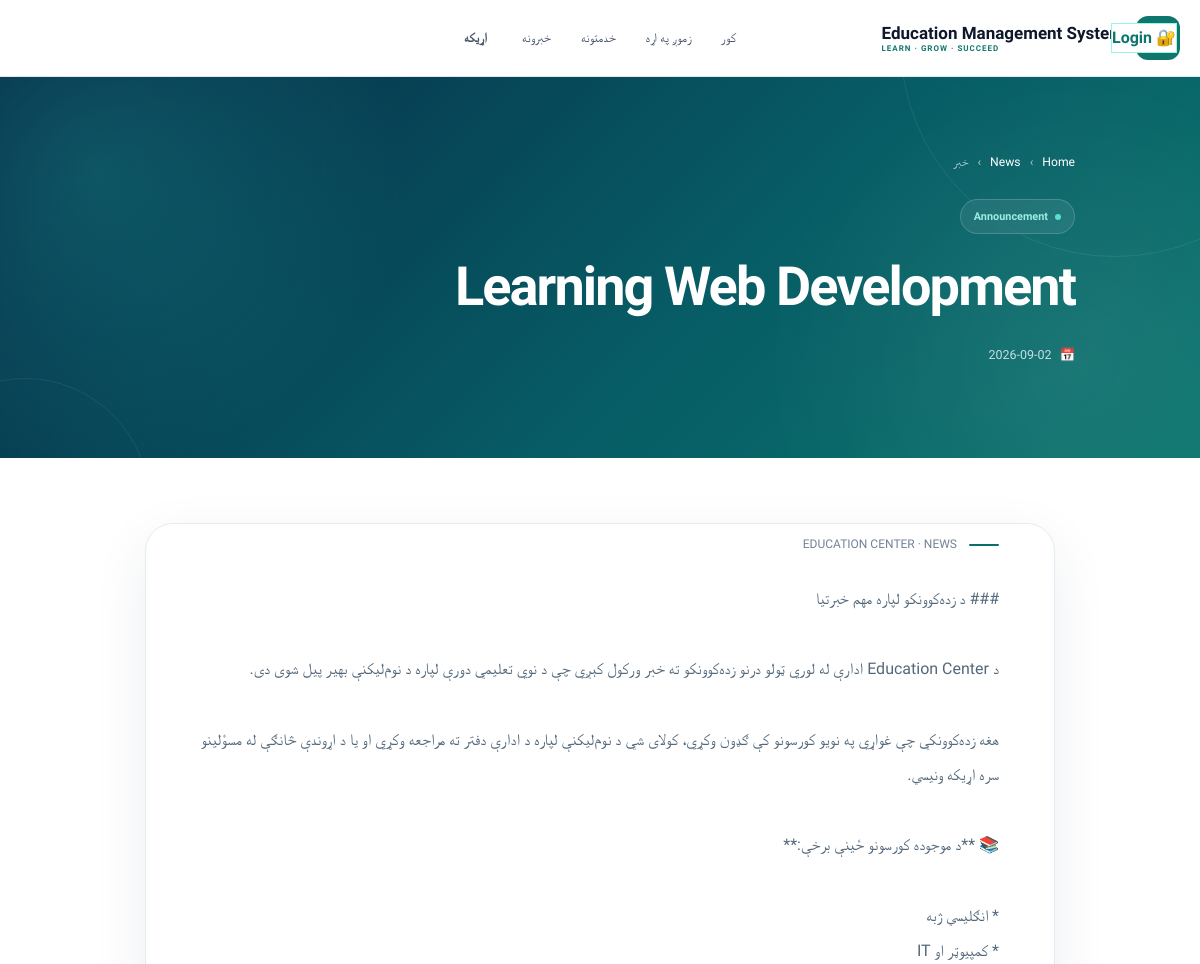
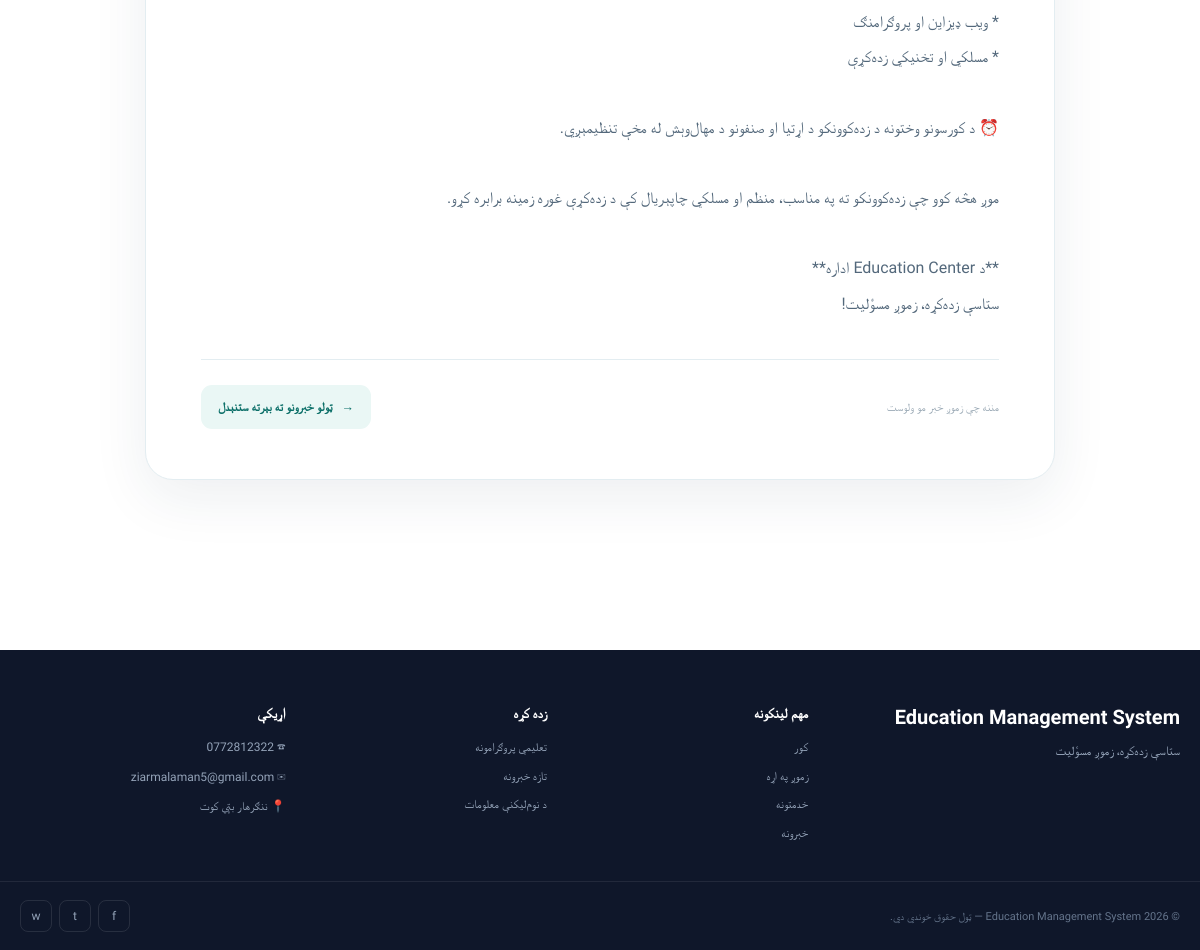
The page /news/1/ on the database its author committed (2 pictures, top to bottom).
### core/models.py (models this page shows, shortened)
class SiteSetting(models.Model):
    center_name = models.CharField(max_length=150, default='Education Center')
    slogan = models.CharField(max_length=255, blank=True)
    welcome_title = models.CharField(max_length=255, default='ستاسو د بريا زده‌کړيز مرکز')
    welcome_text = models.TextField(blank=True)
    phone = models.CharField(max_length=30, blank=True)
    email = models.EmailField(blank=True)
    address = models.CharField(max_length=255, blank=True)
    facebook_url = models.URLField(blank=True)
    class Meta:
        verbose_name_plural = 'Site settings'

class News(models.Model):
    title = models.CharField(max_length=200)
    body = models.TextField()
    image_url = models.URLField(blank=True)
    category = models.CharField(max_length=80, default='Announcement')
    is_featured = models.BooleanField(default=False)
    is_published = models.BooleanField(default=False)
    published_at = models.DateTimeField(null=True, blank=True)
    created_at = models.DateTimeField(auto_now_add=True)
    class Meta:
        ordering = ['-published_at', '-created_at']
        verbose_name_plural = 'News'

### core/views.py (the view)
# urls.py: path('news/<int:pk>/', views.news_detail, name='news_detail'), path('contact/', views.contact, name='contact'),
def news_detail(request, pk): return render(request, language_template(request, 'core/news_detail.html'), {'site': setting(), 'item': News.objects.get(pk=pk, is_published=True)})

### core/context_processors.py (called while the page is built)
def language(request):
    selected = request.session.get('language', 'ps')
    return {'interface_language': selected, 'is_english': selected == 'en'}

### core/views.py (called while the page is built)
def setting():
    return SiteSetting.objects.first()

def language_template(request, pashto_name):
    if request.session.get('language') == 'en':
        stem, extension = pashto_name.rsplit('.', 1)
        return f'{stem}_en.{extension}'
    return pashto_name

### templates/core/news_detail.html (shortened to what this page needs)
{% extends 'base.html' %}
{% block content %}
<section class="article-hero">
    <div class="article-hero-inner">
        <div class="article-breadcrumb">
            <a href="{% url 'welcome' %}">
                Home
            </a>
            <span>›</span>
            <a href="{% url 'news_list' %}">
                News
            </a>
            <span>›</span>
            <span>
                خبر
            </span>
        </div>
        {% if item.category %}
        <span class="article-category">
            {{ item.category }}
        </span>
        {% endif %}
        <h1>
            {{ item.title }}
        </h1>
        <div class="article-date">
            📅
            <span>
                {{ item.published_at|date:'Y-m-d' }}
            </span>
        </div>
    </div>
</section>
<main class="article-main">
    <article class="article-card">
        <div class="article-content
            {% if not item.image_url %}
                article-no-image
            {% endif %}
        ">
            <div class="article-meta">
                <span class="article-meta-line"></span>
                <span>
                    EDUCATION CENTER · NEWS
                </span>
            </div>
            <div class="article-body">
                {{ item.body|linebreaksbr }}
            </div>
            <div class="article-footer">
                <span class="article-footer-label">
                    مننه چې زموږ خبر مو ولوست
                </span>
                <a
                    href="{% url 'news_list' %}"
                    class="back-news"
                >
                    <span>→</span>
                    ټولو خبرونو ته بېرته ستنېدل
                </a>
            </div>
        </div>
    </article>
</main>
{% endblock %}

### templates/base.html (shortened to what this page needs)
{% load static %}
<!doctype html>
<html lang="{% if is_english %}en{% else %}ps{% endif %}" dir="{% if is_english %}ltr{% else %}rtl{% endif %}">
<head>
    <link
        href="https://cdn.jsdelivr.net/npm/bootstrap@5.3.3/dist/css/bootstrap.rtl.min.css"
        rel="stylesheet">
    <link rel="stylesheet" href="{% static 'css/public-pages.css' %}?v=1">
</head>
<body>
    <header class="main-header">
        <div class="header-container">
            <a href="{% url 'welcome' %}"
               class="site-logo">
                <span class="logo-mark">
                </span>
                <span class="logo-text">
                    <strong>
                        {{ site.center_name|default:'Education Center' }}
                    </strong>
                    <small>
                        LEARN · GROW · SUCCEED
                    </small>
                </span>
            </a>
            <nav class="main-nav"
                 id="mainNavigation">
                <a href="{% url 'welcome' %}"
                   class="{% if request.resolver_match.url_name == 'welcome' %}active{% endif %}">
                    {% if is_english %}Home{% else %}کور{% endif %}
                </a>
                <a href="{% url 'about' %}"
                   class="{% if request.resolver_match.url_name == 'about' %}active{% endif %}">
                    {% if is_english %}About{% else %}زموږ په اړه{% endif %}
                </a>
                <a href="{% url 'services' %}"
                   class="{% if request.resolver_match.url_name == 'services' %}active{% endif %}">
                    {% if is_english %}Services{% else %}خدمتونه{% endif %}
                </a>
                <a href="{% url 'news_list' %}"
                   class="{% if request.resolver_match.url_name == 'news_list' %}active{% endif %}">
                    {% if is_english %}News{% else %}خبرونه{% endif %}
                </a>
                <a href="{% url 'contact' %}"
                   class="header-contact">
                    {% if is_english %}Contact{% else %}اړیکه{% endif %}
                </a>
            </nav>
            <div class="header-account-actions">
                {% if user.is_authenticated %}
                    <a href="{% url 'dashboard' %}"
                       class="header-login">
                        👤 {% if is_english %}Dashboard{% else %}ډشبورډ{% endif %}
                    </a>
                    <a href="{% url 'logout' %}"
                       class="header-logout">
                        {% if is_english %}Logout{% else %}خروج{% endif %}
                    </a>
                {% else %}
                    <a href="{% url 'login' %}"
                       class="header-login">
                        🔐 Login
                    </a>
                {% endif %}
            </div>
        </div>
    </header>
    <main>
        {% block content %}
        {% endblock %}
    </main>
    <footer class="main-footer">
        <div class="footer-container">
            <div class="footer-brand">
                <h3>
                    {{ site.center_name|default:'Education Center' }}
                </h3>
                <p>
                    {{ site.slogan|default:'د کیفیت لرونکې زده کړې، مهارتونو او روښانه راتلونکي لپاره ستاسو ملګری.' }}
                </p>
            </div>
            <div class="footer-column">
                <h4>
                    مهم لینکونه
                </h4>
                <a href="{% url 'welcome' %}">
                    کور
                </a>
                <a href="{% url 'about' %}">
                    زموږ په اړه
                </a>
                <a href="{% url 'services' %}">
                    خدمتونه
                </a>
                <a href="{% url 'news_list' %}">
                    خبرونه
                </a>
            </div>
            <div class="footer-column">
                <h4>
                    زده کړه
                </h4>
                <a href="{% url 'services' %}">
                    تعلیمي پروګرامونه
                </a>
                <a href="{% url 'news_list' %}">
                    تازه خبرونه
                </a>
                <a href="{% url 'contact' %}">
                    د نوم‌لیکنې معلومات
                </a>
            </div>
            <div class="footer-column">
                <h4>
                    اړیکې
                </h4>
                {% if site.phone %}
                    <div class="footer-contact-item">
                        ☎
                        {{ site.phone }}
                    </div>
                {% endif %}
                {% if site.email %}
                    <div class="footer-contact-item">
                        ✉
                        {{ site.email }}
                    </div>
                {% endif %}
                {% if site.address %}
                    <div class="footer-contact-item">
                        📍
                        {{ site.address }}
                    </div>
                {% endif %}
            </div>
        </div>
        <div class="footer-bottom">
            <div>
                © {% now "Y" %}
                — ټول حقوق خوندي دي.
            </div>
            <div class="footer-social">
                <a href="#"
                   aria-label="Facebook">
                    f
                </a>
                <a href="#"
                   aria-label="Telegram">
                    t
                </a>
                <a href="#"
                   aria-label="WhatsApp">
                    w
                </a>
            </div>
        </div>
    </footer>
</body>
</html>

### templates/base.html (style rules this page uses)
:root { --primary: #0f766e; --primary-dark: #115e59; --primary-light: #f0fdfa; --dark: #0f172a; --text: #334155; --muted: #64748b; --white: #ffffff; --light: #f8fafc; --border: #e2e8f0; --radius: 12px; --shadow: 0 10px 30px rgba(15, 23, 42, 0.07); }
* { box-sizing: border-box; }
html { scroll-behavior: smooth; }
body { margin: 0; padding: 0; font-family: "Vazirmatn", Tahoma, Arial, sans-serif; background: var(--white); color: var(--text); line-height: 1.8; }
a { text-decoration: none; color: inherit; }
.main-header { position: sticky; top: 0; z-index: 1000; background: rgba(255, 255, 255, 0.97); border-bottom: 1px solid var(--border); backdrop-filter: blur(10px); }
.header-container { max-width: 1200px; min-height: 76px; margin: auto; padding: 0 20px; display: flex; align-items: center; justify-content: space-between; gap: 25px; position: relative; }
.site-logo { display: flex; align-items: center; gap: 12px; flex-shrink: 0; }
.logo-mark { width: 44px; height: 44px; display: flex; align-items: center; justify-content: center; background: var(--primary); color: white; border-radius: 12px; font-size: 22px; }
.logo-text { display: flex; flex-direction: column; line-height: 1.3; }
.logo-text strong { color: var(--dark); font-size: 17px; font-weight: 800; }
.logo-text small { color: var(--primary); font-size: 8px; font-weight: 700; letter-spacing: 1px; direction: ltr; }
.main-nav { display: flex; align-items: center; gap: 4px; position: absolute; left: 50%; transform: translateX(-50%); }
.main-nav a { padding: 9px 13px; color: #475569; font-size: 13px; font-weight: 500; border-radius: 9px; transition: all 0.2s ease; }
.header-contact { background: transparent !important; color: #475569 !important; margin-right: 5px; font-weight: 700 !important; }
.header-login { background: white !important; color: var(--primary) !important; border: 1px solid #99f6e4; font-weight: 700 !important; margin-right: 3px; }
.header-account-actions { position: absolute; right: 20px; display: flex; align-items: center; gap: 5px; }
main { min-height: 60vh; }
.main-footer { margin-top: 70px; background: #0f172a; color: #cbd5e1; }
.footer-container { max-width: 1200px; margin: auto; padding: 55px 20px 30px; display: grid; grid-template-columns: 1.5fr 1fr 1fr 1.2fr; gap: 40px; }
.footer-brand h3 { color: white; font-size: 20px; font-weight: 800; margin-bottom: 10px; }
.footer-brand p { max-width: 330px; margin: 0; color: #94a3b8; font-size: 13px; }
.footer-column h4 { color: white; font-size: 14px; font-weight: 700; margin-bottom: 15px; }
.footer-column a { display: block; color: #94a3b8; font-size: 12px; margin-bottom: 7px; transition: color 0.2s ease; }
.footer-contact-item { color: #94a3b8; font-size: 12px; margin-bottom: 8px; }
.footer-bottom { max-width: 1200px; margin: auto; padding: 18px 20px; border-top: 1px solid rgba(255,255,255,0.08); display: flex; align-items: center; justify-content: space-between; gap: 20px; font-size: 11px; color: #64748b; }
.footer-social { display: flex; gap: 7px; }
.footer-social a { width: 32px; height: 32px; display: flex; align-items: center; justify-content: center; border: 1px solid rgba(255,255,255,0.1); border-radius: 8px; color: #94a3b8; font-size: 12px; }

### rows shown on the page
SiteSetting: center_name "Education Management System", slogan "ستاسې زده‌کړه، زموږ مسؤلیت", phone "0772812322", email "ziarmalaman5@gmail.com", address "ننګرهار بټي کوت"
News: category "Announcement", title "Learning Web Development", published_at "2026-09-02", body "### د زده‌کوونکو لپاره مهم خبرتیا د Education Center ادارې له لوري ټولو درنو زده‌کوونکو ته خبر ورکول کېږي چې د نوي تعلیمي دورې لپاره د نوم‌لیکنې بهیر پیل شوی دی. هغه زده‌کوونکي چې غواړي په نویو کورسونو کې ګډون وکړي، کولای شي د نوم‌لیکنې لپاره د ادارې دفتر ته مراجعه وکړي او یا د اړوندې څانګې له مسؤلینو سره اړیکه ونیسي. 📚 **د موجوده کورسونو ځینې برخې:** * انګلیسي ژبه * کمپیوټر او IT * ویب ډیزاین او پروګرامنګ * مسلکي او تخنیکي زده‌کړې ⏰ د کورسونو وختونه د زده‌کوونکو د اړتیا او صنفونو د مهال‌وېش له مخې تنظیمېږي. موږ هڅه کوو چې زده‌کوونکو ته په مناسب، منظم او مسلکي چاپېریال کې د زده‌کړې غوره زمینه برابره کړو. **د Education Center اداره** ستاسې زده‌کړه، زموږ مسؤلیت!"
